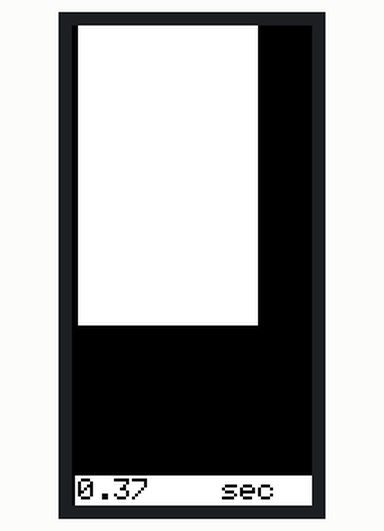
A sketch run on a simulated Arduino Uno, built with avr-gcc and run on an emulated ATmega328P. Shown: 80×160 colour display.

Above: at 0.7 s.
At 5.54 s:
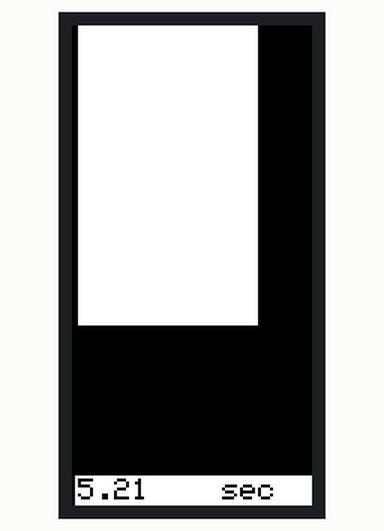
At 10.38 s:
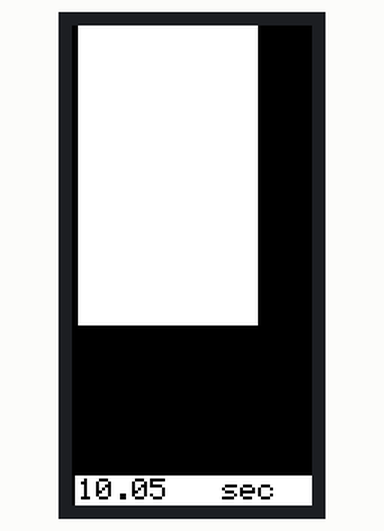
At 20.06 s:
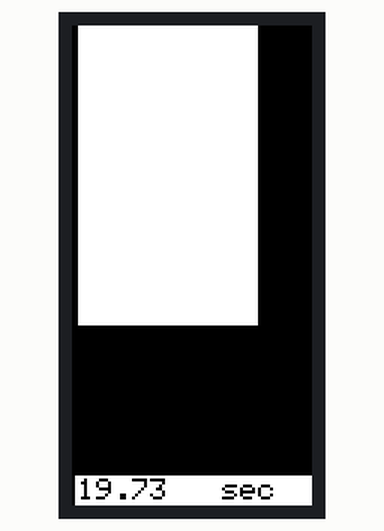
At 29.74 s:
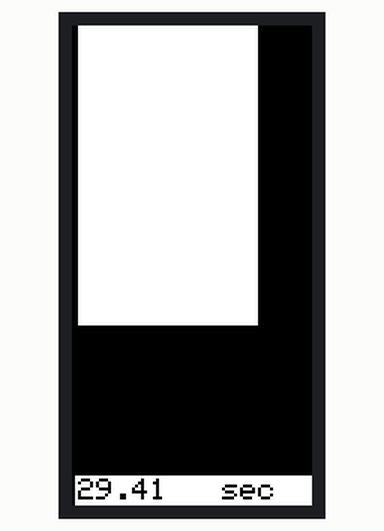
At 39.8 s:
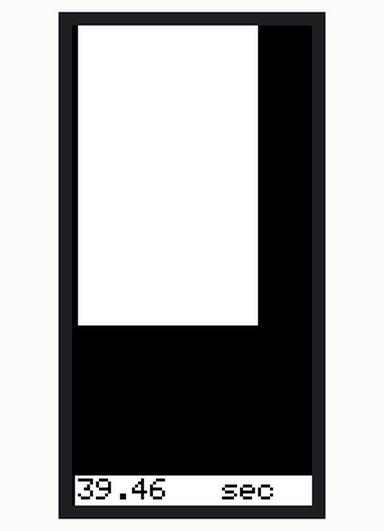

The sketch:

ADNS3080SAMD21.INO
```cpp
#include <Adafruit_GFX.h>
#include <Adafruit_ST7735.h>
#include <Adafruit_ST7789.h>
#include <SPI.h>
#include <Wire.h>

#define ADNS3080_FRAME_CAPTURE         0x13
#define RGB565(r,g,b) (((b&0xF8)<<8)|((g&0xFC)<<3)|((r&0xF8)>>3))

Adafruit_ST7735 tft=Adafruit_ST7735(/*TFT_CS*/11,/*TFT_DC*/10,/*TFT_MOSI*/13,/*TFT_SCLK*/12,/*TFT_RST*/9);
SPISettings spiSettings(2e6, MSBFIRST, SPI_MODE3); // 2 MHz, mode 3

static const uint8_t RESET_PIN = 5;
static const uint8_t SS_PIN = 6;
float time0, time1, s;


void setup()
{
tft.initR(INITR_MINI160x80);
SPI.begin();
pinMode(SS_PIN, OUTPUT);
pinMode(RESET_PIN, OUTPUT);
time0 = millis();
}

uint16_t ADNS3080IMG[1537];

void loop()
{
spiWrite(ADNS3080_FRAME_CAPTURE, 0x83); //capture frame
delayMicroseconds(1510); //~3 frames

for (int i1 = 0 ; i1 < 50 ; i1++)
{
for (int i2 = 0 ; i2 < 30 ; i2++)
{
uint8_t regValue = spiRead(ADNS3080_FRAME_CAPTURE);
uint8_t pixelValue = regValue << 2;
float mycol565 = (pixelValue==252?RGB565(0, 255, 255):RGB565(252-pixelValue, 252-pixelValue, 252-pixelValue));
s=2;
tft.fillRect(30*s-i2*s,i1*s, s,s, mycol565);
}
}

  time1 = millis();
  tft.fillRect(1,150, 80,10, ST77XX_WHITE);
  tft.setTextSize(1);
  tft.setTextColor(ST77XX_BLACK);
  tft.setCursor(2, 151);
  tft.print((time1-time0)*0.001);
  tft.setCursor(50, 151);
  tft.print("sec");
}

//=================================================
void spiWrite(uint8_t reg, uint8_t data) {
  spiWrite(reg, &data, 1);
}

void spiWrite(uint8_t reg, uint8_t *data, uint8_t length) {
  SPI.beginTransaction(spiSettings);
  digitalWrite(SS_PIN, LOW);

  SPI.transfer(reg | 0x80); // Indicate write operation
  delayMicroseconds(75); // Wait minimum 75 us in case writing to Motion or Motion_Burst registers
  SPI.transfer(data, length); // Write data

  digitalWrite(SS_PIN, HIGH);
  SPI.endTransaction();
}

uint8_t spiRead(uint8_t reg) {
  uint8_t buf;
  spiRead(reg, &buf, 1);
  return buf;
}

void spiRead(uint8_t reg, uint8_t *data, uint8_t length) {
  SPI.beginTransaction(spiSettings);
  digitalWrite(SS_PIN, LOW);

  SPI.transfer(reg); // Send register address
  delayMicroseconds(75); // Wait minimum 75 us in case writing to Motion or Motion_Burst registers
  memset(data, 0, length); // Make sure data buffer is 0
  SPI.transfer(data, length); // Write data

  digitalWrite(SS_PIN, HIGH);
  SPI.endTransaction();
}
```
